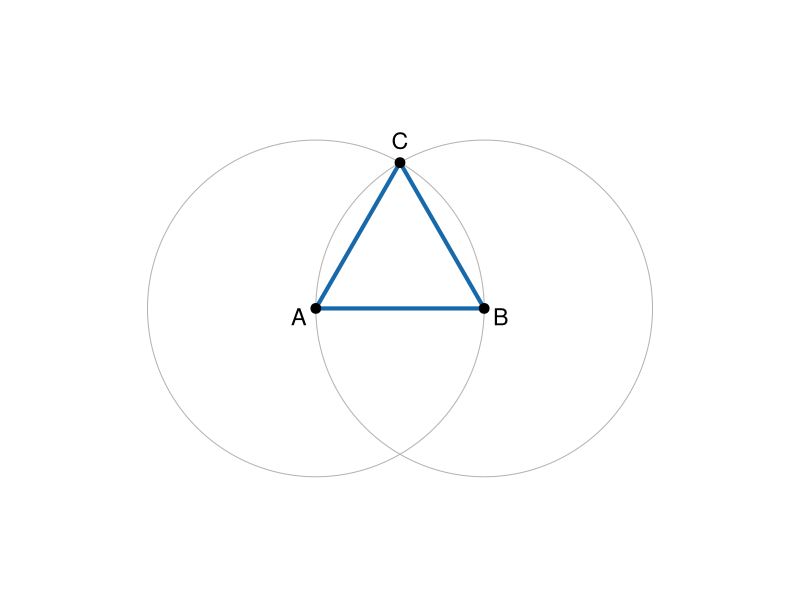
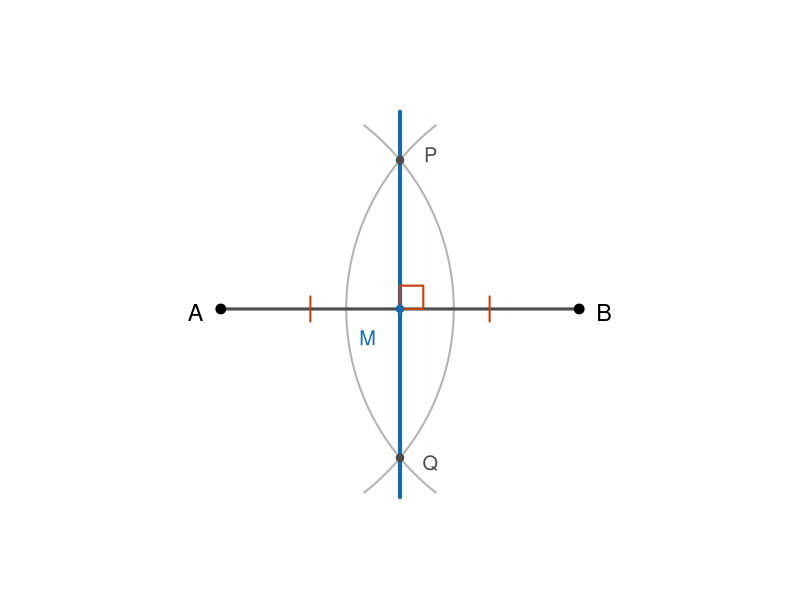
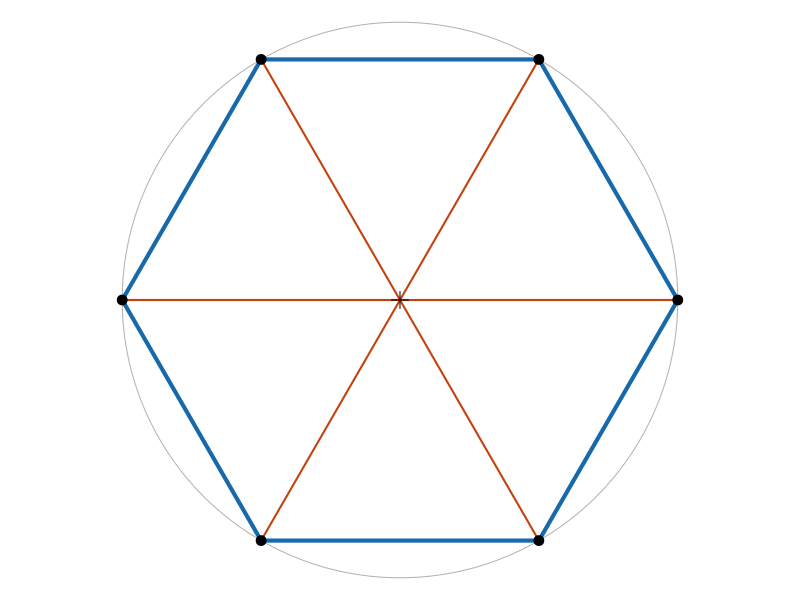

These figures' R source, in order:
## ---- chunk 1
knitr::opts_chunk$set(echo = FALSE, fig.align = "center", dev = "png",
                      fig.width = 5, fig.height = 5, dpi = 150)
blue   <- "#1769aa"
orange <- "#c2410c"
## ---- chunk 2
par(mar=c(0,0,0,0), pty="s")
A <- c(0,0); B <- c(1,0); r <- 1
t <- seq(0,2*pi,length.out=300)
plot(NA, xlim=c(-1.15,2.15), ylim=c(-1.25,1.35), asp=1, axes=FALSE, xlab="", ylab="")
lines(A[1]+r*cos(t), A[2]+r*sin(t), col="grey70")
lines(B[1]+r*cos(t), B[2]+r*sin(t), col="grey70")
C <- c(0.5, sqrt(3)/2)
polygon(c(A[1],B[1],C[1]), c(A[2],B[2],C[2]), border=blue, lwd=4)
points(rbind(A,B,C), pch=19, cex=1.3)
text(A[1]-0.1,A[2]-0.05,"A", cex=1.4)
text(B[1]+0.1,B[2]-0.05,"B", cex=1.4)
text(C[1],C[2]+0.13,"C", cex=1.4)
## ---- chunk 3
par(mar=c(0,0,0,0), pty="s")
A <- c(0,0); B <- c(2,0); r <- 1.3
M <- c(1,0)
yc <- sqrt(r^2 - 1)
Ptop <- c(1, yc); Pbot <- c(1, -yc)
plot(NA, xlim=c(-0.55,2.55), ylim=c(-1.3,1.4), asp=1, axes=FALSE, xlab="", ylab="")
# equal-width arcs from A and B (grey construction marks)
aA <- seq(-52, 52, length.out=120) * pi/180
lines(A[1]+r*cos(aA), A[2]+r*sin(aA), col="grey70", lwd=2)
aB <- seq(128, 232, length.out=120) * pi/180
lines(B[1]+r*cos(aB), B[2]+r*sin(aB), col="grey70", lwd=2)
# the given segment, then the bisector through the two crossings
segments(A[1],A[2], B[1],B[2], col="grey30", lwd=3)
segments(M[1], -1.05, M[1], 1.1, col=blue, lwd=4)
# right-angle mark and equal-half ticks
sq <- 0.13
polygon(c(1, 1+sq, 1+sq, 1), c(0, 0, sq, sq), border=orange, lwd=2)
segments(0.5,-0.07, 0.5,0.07, col=orange, lwd=2)
segments(1.5,-0.07, 1.5,0.07, col=orange, lwd=2)
points(rbind(A,B), pch=19, cex=1.3)
points(rbind(Ptop,Pbot), pch=19, cex=1.0, col="grey30")
points(M[1],M[2], pch=19, cex=1.0, col=blue)
text(A[1]-0.14, -0.02, "A", cex=1.4)
text(B[1]+0.14, -0.02, "B", cex=1.4)
text(0.82, -0.16, "M", cex=1.2, col=blue)
text(1.17, yc+0.03, "P", cex=1.2, col="grey30")
text(1.17, -yc-0.03, "Q", cex=1.2, col="grey30")
## ---- chunk 4
par(mar=c(0,0,0,0), pty="s")
t <- seq(0,2*pi,length.out=300)
plot(cos(t), sin(t), type="l", col="grey70", asp=1, axes=FALSE, xlab="", ylab="")
ang <- seq(0, 2*pi, length.out=7)
x <- cos(ang); y <- sin(ang)
polygon(x, y, border=blue, lwd=4)
segments(0,0, x[-7], y[-7], col=orange, lwd=2)
points(x[-7], y[-7], pch=19, cex=1.3)
points(0,0, pch=3, cex=1.6)
